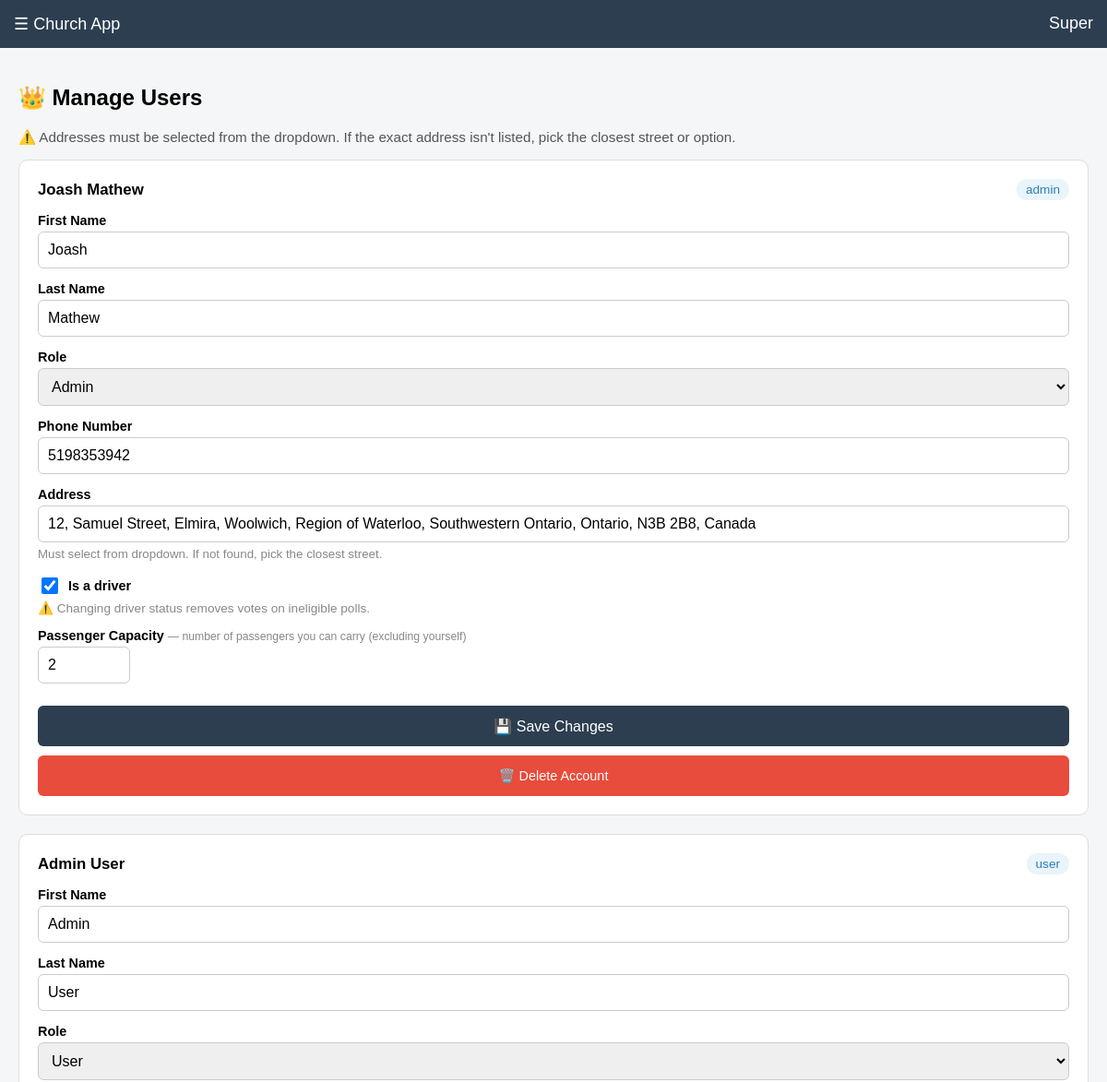
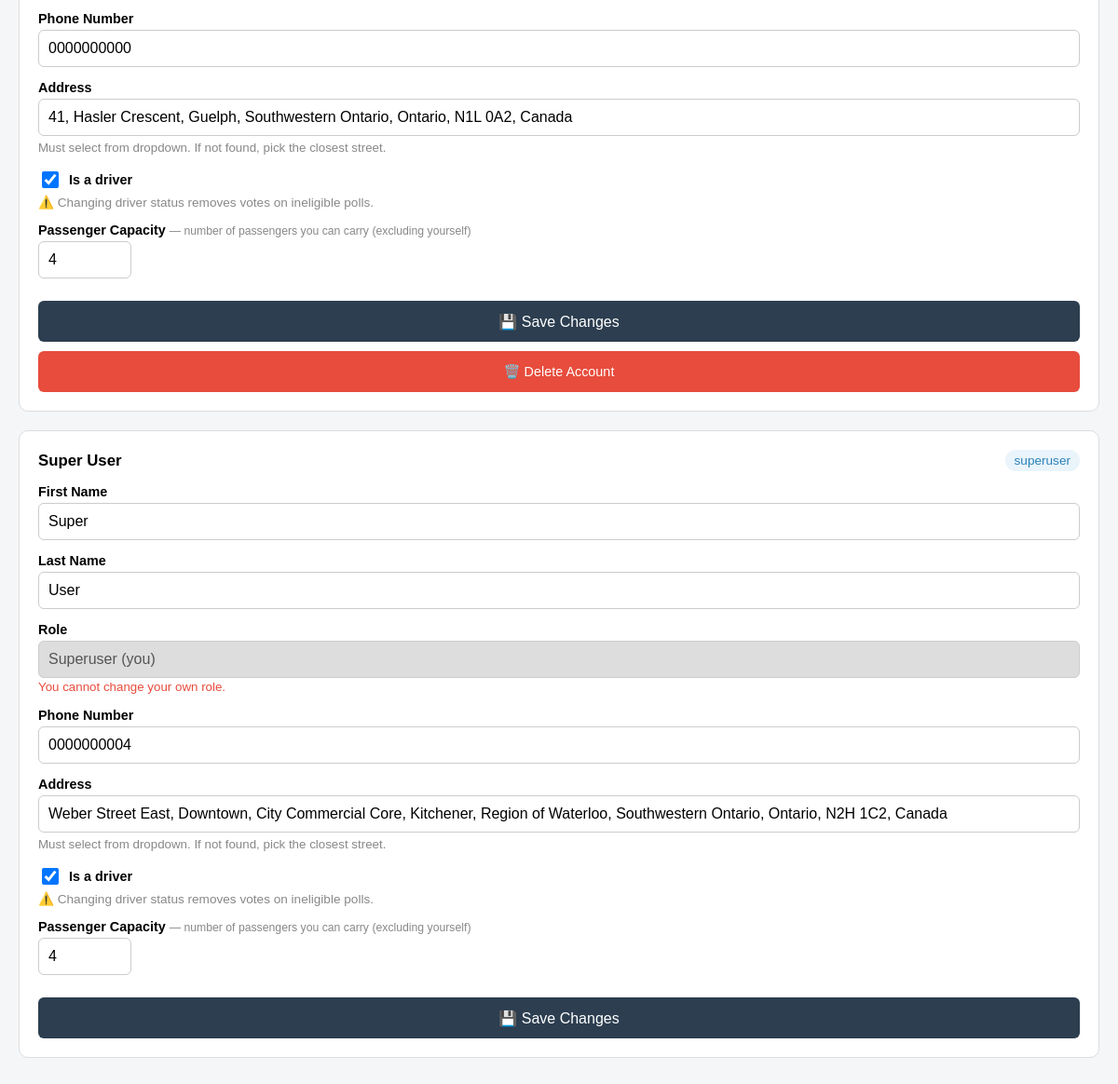
/superuser/users (signed in), run on an earlier commit of the app's database (2 pictures, top to bottom).
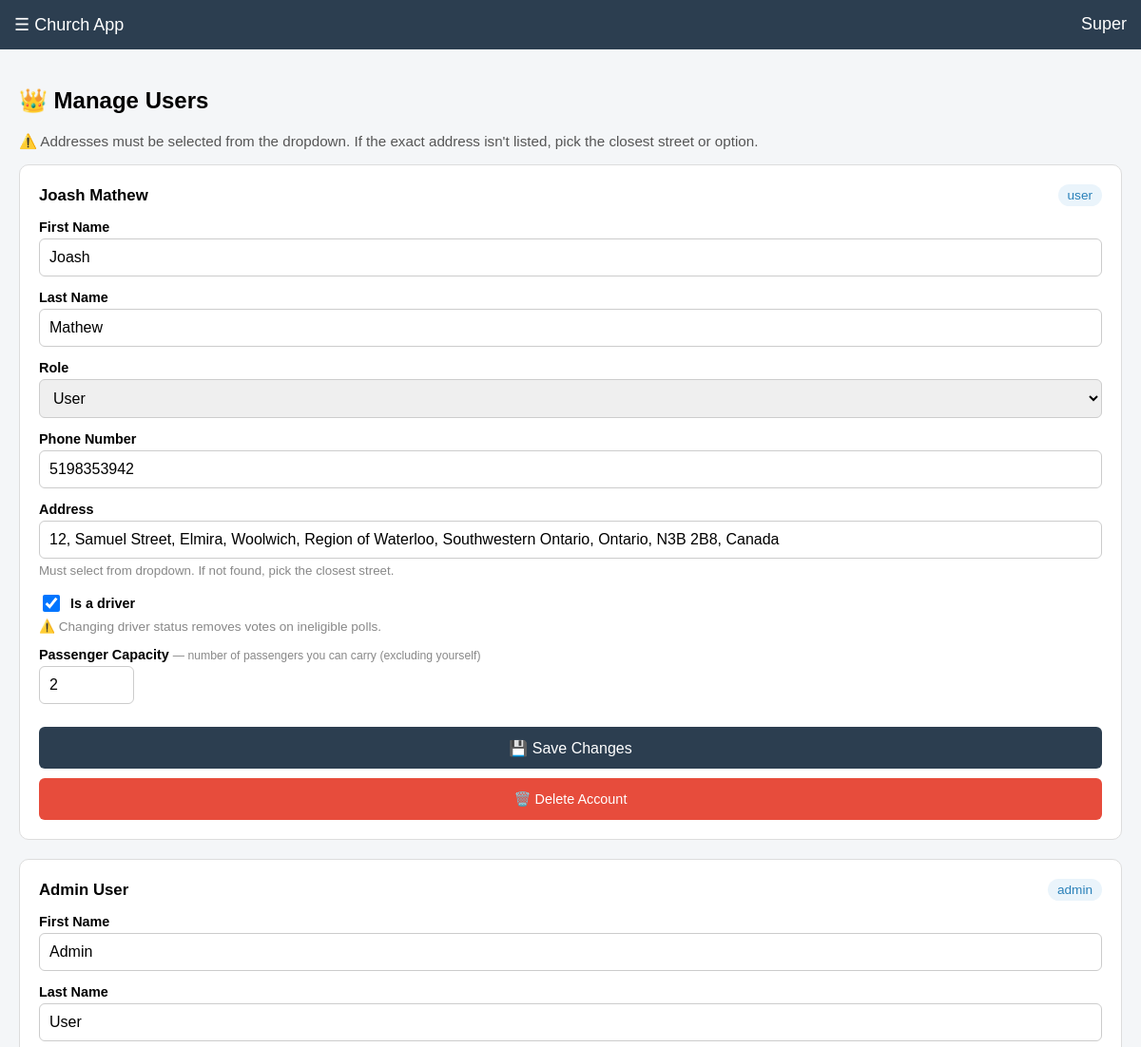
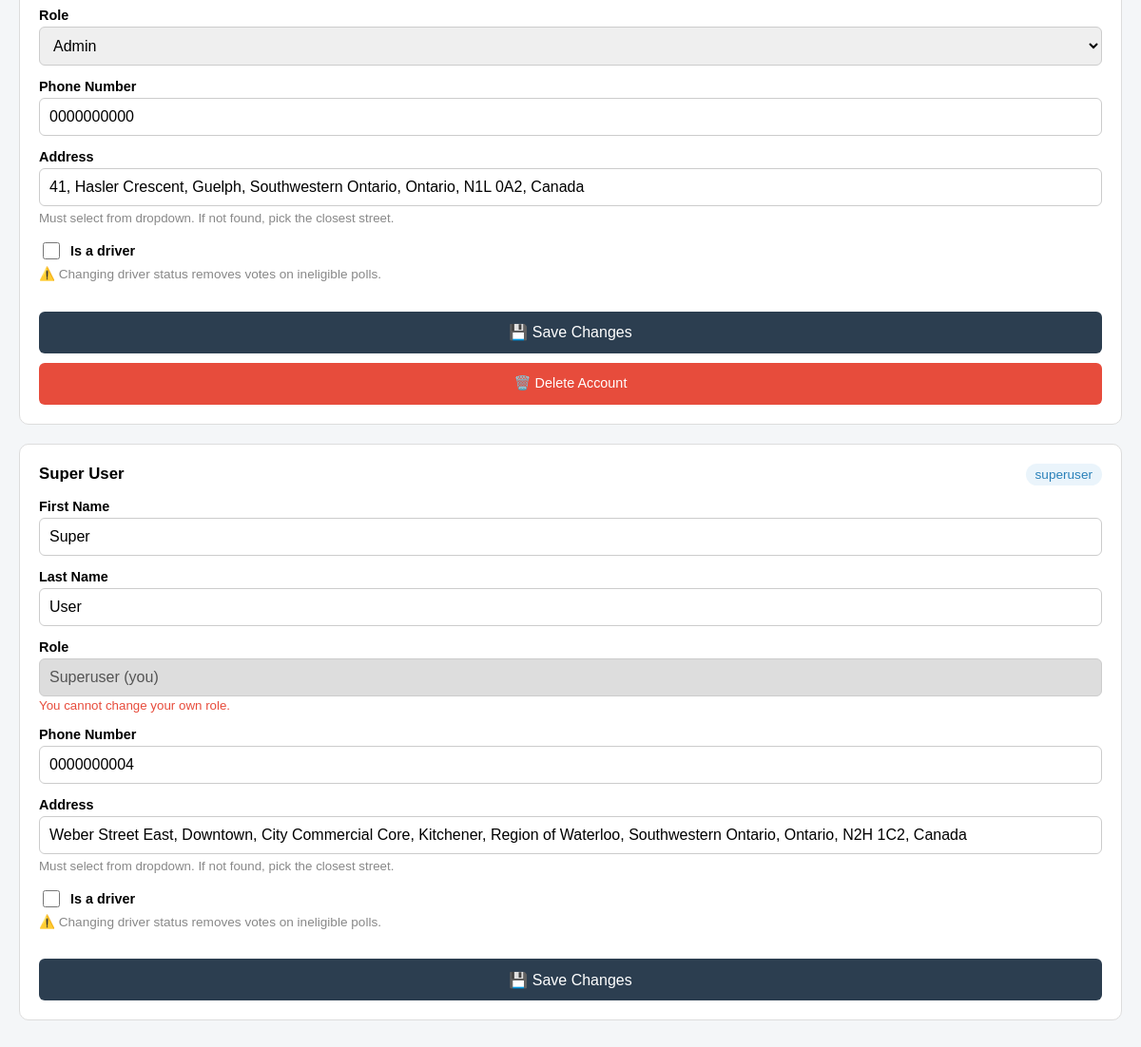
And on a later commit of the database (2 pictures, top to bottom).
### models.py (models this page shows)
class User(db.Model, UserMixin):
    id         = db.Column(db.Integer, primary_key=True)
    first_name = db.Column(db.String(50))
    last_name  = db.Column(db.String(50))
    address    = db.Column(db.String(200))
    phone      = db.Column(db.String(20))
    is_driver  = db.Column(db.Boolean, default=False)
    capacity   = db.Column(db.Integer, default=0)
    password   = db.Column(db.String(200))
    role       = db.Column(db.String(20), default="user")

### app.py (the view, shortened to what this page needs)
@app.route("/superuser/users", methods=["GET", "POST"])
@login_required
def superuser_users():
    if current_user.role != "superuser":
        return "Access Denied", 403
    users = User.query.order_by(User.last_name).all()
    return render_template("superuser_users.html",
                           users=users,
                           unread_count=get_unread_count())

### app.py (called while the page is built)
@login_manager.user_loader
def load_user(user_id):
    return User.query.get(int(user_id))

def get_unread_count():
    try:
        if current_user.is_authenticated and current_user.role == "superuser":
            return Feedback.query.filter_by(is_read=False).count()
    except:
        pass
    return 0

### templates/superuser_users.html (shortened to what this page needs)
{% extends "base.html" %}
{% block content %}
<h2>👑 Manage Users</h2>
<p style="color:#555; font-size:0.95em;">
    ⚠️ Addresses must be selected from the dropdown.
    If the exact address isn't listed, pick the closest street or option.
</p>
{% for u in users %}
<div style="background:white; padding:20px; border-radius:10px;
            margin-bottom:20px; border:1px solid #ddd;"
     id="user_card_{{ u.id }}">
    <div style="display:flex; justify-content:space-between;
                align-items:center; margin-bottom:12px;">
        <b style="font-size:1.05em;">{{ u.first_name }} {{ u.last_name }}</b>
        <span style="background:#eaf4fb; color:#2980b9; padding:4px 10px;
                     border-radius:12px; font-size:0.85em;">{{ u.role }}</span>
    </div>
    <form method="POST" action="/superuser/users"
          onsubmit="return validateForm({{ u.id }})">
        <label>First Name</label>
        <input name="first_name" value="{{ u.first_name }}"
               placeholder="First name" required>
        <label>Last Name</label>
        <input name="last_name" value="{{ u.last_name }}"
               placeholder="Last name" required>
        <label>Role</label>
        {% if u.id == current_user.id %}
            <input value="Superuser (you)" disabled style="background:#ddd;">
            <small style="color:#e74c3c;">You cannot change your own role.</small>
        {% else %}
            <select name="role">
                <option value="user"
                    {% if u.role == "user" %}selected{% endif %}>User</option>
                <option value="admin"
                    {% if u.role == "admin" %}selected{% endif %}>Admin</option>
            </select>
        {% endif %}
        <label>Phone Number</label>
        <input name="phone" value="{{ u.phone or '' }}"
               placeholder="e.g. 519-555-1234">
        <label>Address</label>
        <div class="autocomplete-wrapper">
            <input name="address" id="address_{{ u.id }}"
                   value="{{ u.address or '' }}"
                   placeholder="Start typing address..."
                   required autocomplete="off">
        </div>
        <small style="color:#888;">
            Must select from dropdown. If not found, pick the closest street.
        </small>
        <label style="display:flex; align-items:center; gap:8px; margin-top:14px;">
            <input type="checkbox" name="is_driver" id="driverCheck_{{ u.id }}"
                   {% if u.is_driver %}checked{% endif %}
                   onchange="toggleCapacity({{ u.id }})"
                   style="width:18px; height:18px; flex-shrink:0;">
            Is a driver
        </label>
        <p style="color:#888; font-size:0.85em; margin-top:4px;">
            ⚠️ Changing driver status removes votes on ineligible polls.
        </p>
        <div id="capacityDiv_{{ u.id }}"
             style="display:{{ 'block' if u.is_driver else 'none' }};
                    margin-top:6px; margin-bottom:6px;">
            <label>
                Passenger Capacity
                <span style="font-weight:normal; color:#888; font-size:0.85em;">
                    — number of passengers you can carry (excluding yourself)
                </span>
            </label>
            <input type="number" name="capacity" id="capacityInput_{{ u.id }}"
                   min="1" max="8" value="{{ u.capacity or '' }}"
                   style="width:100px;">
        </div>
        <br>
        <button type="submit"
                style="background:#2c3e50; color:white; padding:12px;
                       border:none; border-radius:6px; cursor:pointer;
                       width:100%;">
            💾 Save Changes
        </button>
    </form>
    {% if u.id != current_user.id %}
    <form method="POST" action="/superuser/delete_user/{{ u.id }}"
          style="margin-top:10px;"
          id="deleteForm_{{ u.id }}">
        <button type="button"
                id="deleteUserBtn_{{ u.id }}"
                onclick="showUserDelete({{ u.id }})"
                style="background:#e74c3c; color:white; padding:10px;
                       border:none; border-radius:6px; cursor:pointer;
                       width:100%; font-size:0.9em;">
            🗑️ Delete Account
        </button>
    </form>
    {% endif %}
</div>
{% endfor %}
{% endblock %}

### templates/base.html (shortened to what this page needs)
<!DOCTYPE html>
<html>
<head>
</head>
<body>
<div class="topbar">
    <span onclick="openSidebar()" style="cursor:pointer;">☰</span>
    Church App
    <span style="float:right;">
        {% if current_user.is_authenticated %}{{ current_user.first_name }}{% endif %}
    </span>
</div>
<div class="content">
    {% block content %}{% endblock %}
</div>
</body>
</html>

### templates/base.html (style rules this page uses)
* { box-sizing: border-box; }
body { margin: 0; font-family: Arial; background: #f4f6f8; }
input, select, textarea { font-size: 16px !important; }
input:not([type="checkbox"]):not([type="radio"]):not([type="number"]), select, textarea { display: block; width: 100%; padding: 10px; border: 1px solid #ccc; border-radius: 6px; margin-top: 4px; font-family: Arial; }
input[type="number"] { display: block; padding: 10px; border: 1px solid #ccc; border-radius: 6px; margin-top: 4px; font-family: Arial; }
label { display: block; font-weight: bold; margin-top: 14px; margin-bottom: 2px; font-size: 0.9em; }
button { min-height: 44px; cursor: pointer; font-size: 1em; font-family: Arial; }
.topbar { background: #2c3e50; color: white; padding: 15px; font-size: 18px; user-select: none; -webkit-user-select: none; }
.content { padding: 20px; }
.autocomplete-wrapper { position: relative; }

What changed in the data, as far as the page shows it:
changed User "Super": is_driver "☑" → "☐"; capacity "4" → (not shown)
changed User "Joash": role "admin" → "user"; role "Admin" → "User"
changed User "Admin": role "user" → "admin"; role "User" → "Admin"; is_driver "☑" → "☐"; capacity "4" → (not shown)
